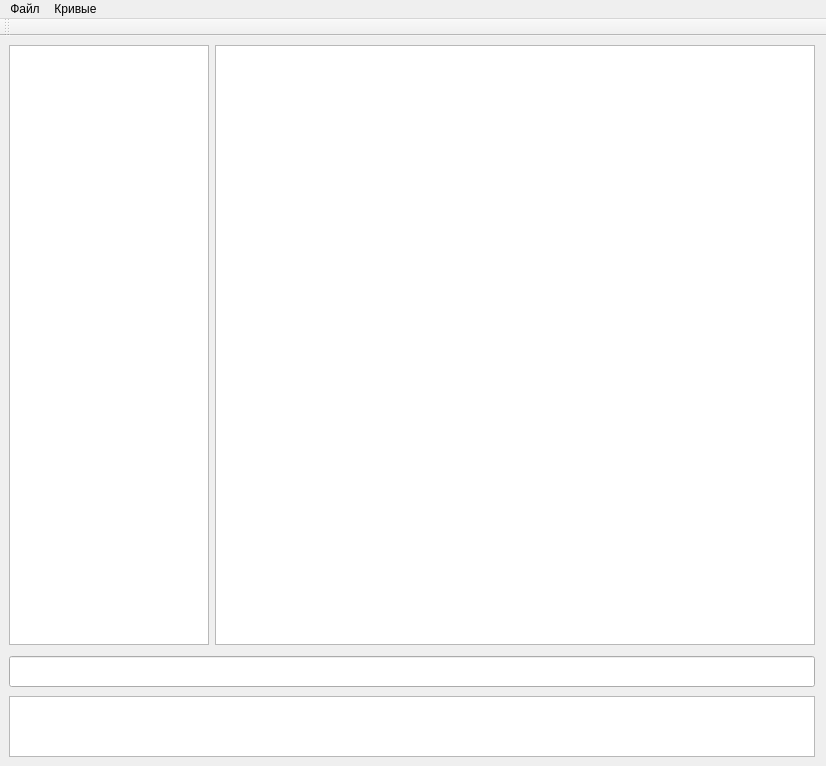
<?xml version="1.0" encoding="UTF-8"?>
<ui version="4.0">
 <class>MainWindow</class>
 <widget class="QMainWindow" name="MainWindow">
  <property name="geometry">
   <rect>
    <x>0</x>
    <y>0</y>
    <width>826</width>
    <height>766</height>
   </rect>
  </property>
  <property name="windowTitle">
   <string>Кривые второго порядка</string>
  </property>
  <widget class="QWidget" name="centralWidget">
   <widget class="QListWidget" name="curveList">
    <property name="geometry">
     <rect>
      <x>9</x>
      <y>9</y>
      <width>200</width>
      <height>600</height>
     </rect>
    </property>
    <property name="minimumSize">
     <size>
      <width>200</width>
      <height>100</height>
     </size>
    </property>
    <property name="maximumSize">
     <size>
      <width>200</width>
      <height>600</height>
     </size>
    </property>
   </widget>
   <widget class="QCustomPlot" name="customPlot">
    <property name="geometry">
     <rect>
      <x>215</x>
      <y>9</y>
      <width>600</width>
      <height>600</height>
     </rect>
    </property>
   </widget>
   <widget class="QLineEdit" name="edit">
    <property name="geometry">
     <rect>
      <x>9</x>
      <y>620</y>
      <width>806</width>
      <height>31</height>
     </rect>
    </property>
    <property name="maximumSize">
     <size>
      <width>16777215</width>
      <height>16777215</height>
     </size>
    </property>
    <property name="font">
     <font>
      <pointsize>8</pointsize>
     </font>
    </property>
    <property name="inputMask">
     <string/>
    </property>
   </widget>
   <widget class="QTextBrowser" name="invariants">
    <property name="geometry">
     <rect>
      <x>9</x>
      <y>660</y>
      <width>806</width>
      <height>61</height>
     </rect>
    </property>
   </widget>
  </widget>
  <widget class="QMenuBar" name="menuBar">
   <property name="geometry">
    <rect>
     <x>0</x>
     <y>0</y>
     <width>826</width>
     <height>21</height>
    </rect>
   </property>
   <widget class="QMenu" name="menu">
    <property name="title">
     <string>Файл</string>
    </property>
    <addaction name="exitAction"/>
   </widget>
   <widget class="QMenu" name="menuRhbdst">
    <property name="title">
     <string>Кривые</string>
    </property>
    <addaction name="addCurveAction"/>
    <addaction name="separator"/>
    <addaction name="delCurveAction"/>
   </widget>
   <addaction name="menu"/>
   <addaction name="menuRhbdst"/>
  </widget>
  <widget class="QToolBar" name="mainToolBar">
   <attribute name="toolBarArea">
    <enum>TopToolBarArea</enum>
   </attribute>
   <attribute name="toolBarBreak">
    <bool>false</bool>
   </attribute>
  </widget>
  <action name="addCurveAction">
   <property name="text">
    <string>Добавтиь кривую</string>
   </property>
  </action>
  <action name="delCurveAction">
   <property name="text">
    <string>Удалить текущую кривую</string>
   </property>
  </action>
  <action name="exitAction">
   <property name="text">
    <string>Выход</string>
   </property>
   <property name="shortcut">
    <string>Ctrl+Q</string>
   </property>
  </action>
 </widget>
 <layoutdefault spacing="6" margin="11"/>
 <customwidgets>
  <customwidget>
   <class>QCustomPlot</class>
   <extends>QGraphicsView</extends>
   <header>qcustomplot.h</header>
  </customwidget>
 </customwidgets>
 <resources/>
 <connections/>
</ui>
